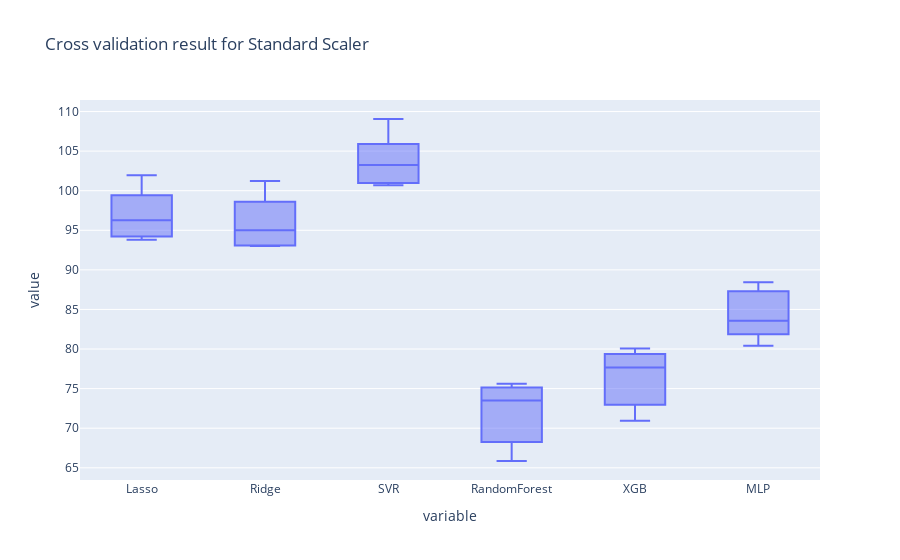

The notebook cell saved with this chart:
### Code cell
# Boxplot of the result for analisys of the algorithms, using Standard Scaler:

px.box(result_std_rmse, title="Cross validation result for Standard Scaler(RMSE)")

### Figure 1 — Plotly figure (JSON) as saved in the notebook; plotly's stock layout.template omitted (floating-point values rounded to 4 significant figures)
{"data": [{"alignmentgroup": "True", "hovertemplate": "variable=%{x}<br>value=%{y}<extra></extra>", "legendgroup": "", "marker": {"color": "#636efa"}, "name": "", "notched": false, "offsetgroup": "", "orientation": "v", "showlegend": false, "type": "box", "x": ["Lasso", "Lasso", "Lasso", "Lasso", "Lasso", "Ridge", "Ridge", "Ridge", "Ridge", "Ridge", "SVR", "SVR", "SVR", "SVR", "SVR", "RandomForest", "RandomForest", "RandomForest", "RandomForest", "RandomForest", "XGB", "XGB", "XGB", "XGB", "XGB", "MLP", "MLP", "MLP", "MLP", "MLP"], "x0": " ", "xaxis": "x", "y": [98.6, 101.9, 96.26, 93.82, 94.34, 97.74, 101.2, 94.99, 93.11, 93.0, 104.9, 109.1, 103.3, 100.7, 101.1, 74.99, 75.61, 73.5, 65.86, 69.04, 79.17, 80.05, 77.68, 70.95, 73.64, 86.94, 88.44, 83.59, 80.43, 82.34], "y0": " ", "yaxis": "y"}], "layout": {"boxmode": "group", "legend": {"tracegroupgap": 0}, "title": {"text": "Cross validation result for Standard Scaler"}, "xaxis": {"anchor": "y", "domain": [0, 1], "title": {"text": "variable"}}, "yaxis": {"anchor": "x", "domain": [0, 1], "title": {"text": "value"}}}}
